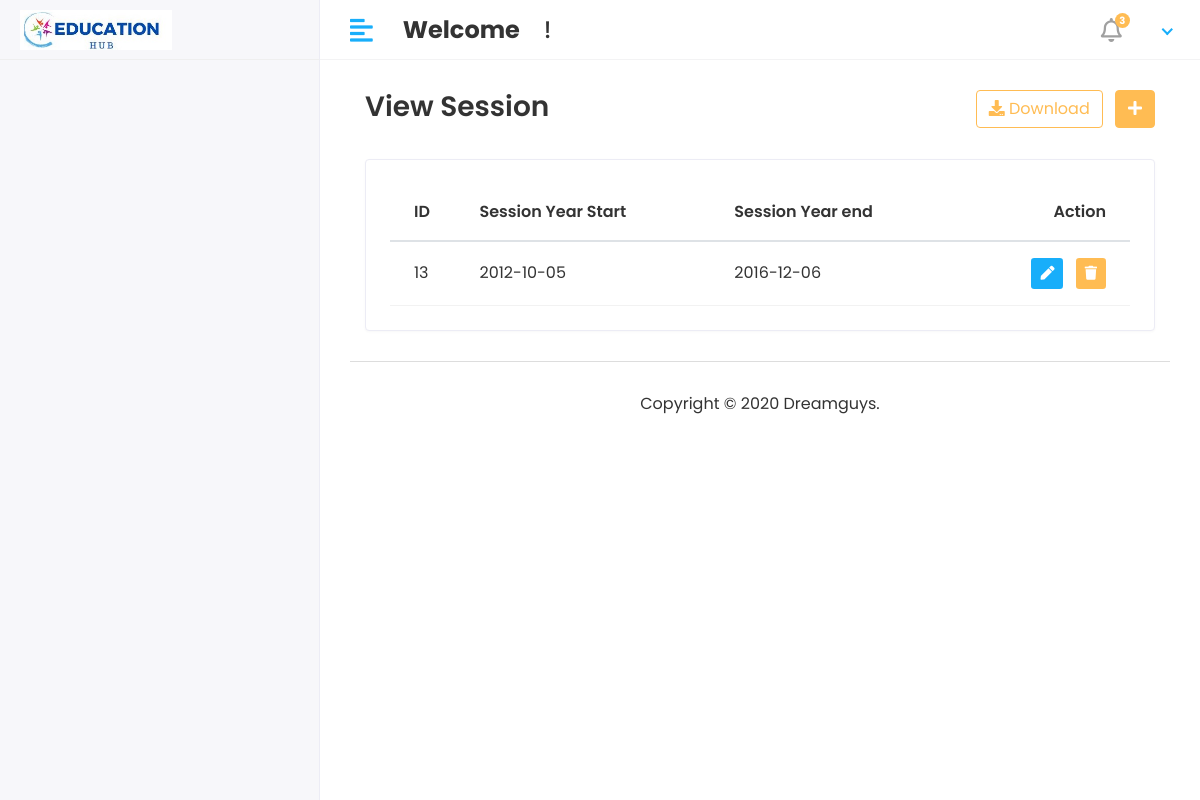
Page /view_session on the earlier database version.
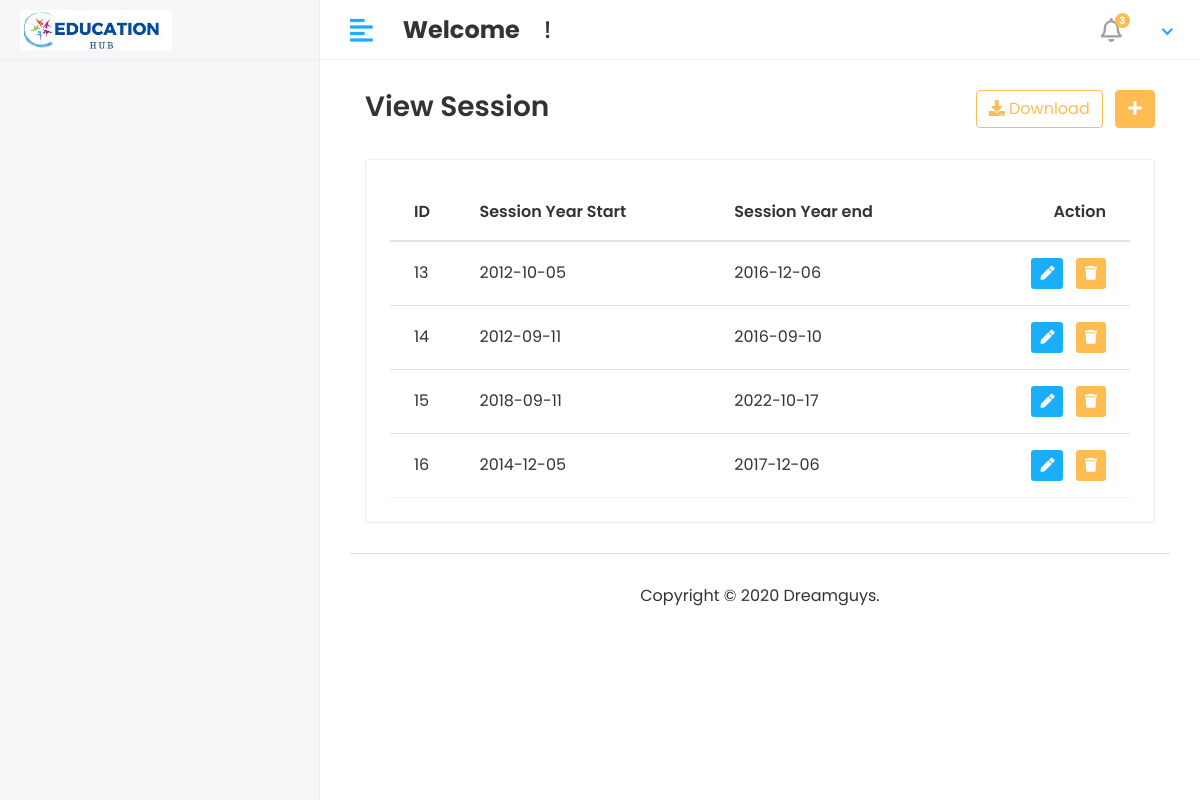
Same page on the later database version.
### studentapp/models.py (models this page shows, shortened)
class Session_Year(models.Model):
    session_start=models.CharField(max_length=100)
    session_end=models.CharField(max_length=100)

### studentmagmentsystem/Hod_views.py (the view)
# urls.py: path('view_session',Hod_views.view_session,name='view_session'),
def view_session(request):
    session=Session_Year.objects.all()
    context={
        'session':session,
    }
    return render(request,'hod/view_session.html',context)

### templates/hod/view_session.html (shortened to what this page needs)
{%extends 'base.html' %}
{%block content%}
<div class="content container-fluid">
    <div class="page-header">
       <div class="row align-items-center">
          <div class="col">
             <h3 class="page-title">View Session</h3>
          </div>
          <div class="col-auto text-right float-right ml-auto">
             <a href="#" class="btn btn-outline-primary mr-2"><i class="fas fa-download"></i> Download</a>
             <a href="add-student.html" class="btn btn-primary"><i class="fas fa-plus"></i></a>
          </div>
       </div>
    </div>
    <div class="row">
       <div class="col-sm-12">
          <div class="card card-table">
             <div class="card-body">
                <div class="table-responsive">
                   <table class="table table-hover table-center mb-0 datatable">
                      <thead>
                         <tr>
                            <th>ID</th>
                            <th>Session Year Start</th>
                            <th>Session Year end</th>
                            <th class="text-right">Action</th>
                         </tr>
                      </thead>
                      <tbody>
                         {%for sess in session %}
                         <tr>
                            <td>{{sess.id}}</td>
                            <td>{{sess.session_start}}</td>
                            <td>{{sess.session_end}}</td>
                            <td class="text-right">
                               <div class="actions">
                                  <a href="/edit_session/{{sess.pk}}" class="btn btn-sm bg-success-light mr-2">
                                     <i class="fas fa-pen"></i>
                                  </a>
                                  <a href="/delete_session/{{sess.pk}}" class="btn btn-sm bg-danger-light">
                                     <i class="fas fa-trash"></i>
                                  </a>
                               </div>
                            </td>
                         </tr>
                         {%endfor%}
                      </tbody>
                   </table>
                </div>
             </div>
          </div>
       </div>
    </div>
 </div>
{%endblock%}

Differences in the rows shown:
added Session_Year: id "14", session_start "2012-09-11", session_end "2016-09-10"
added Session_Year: id "15", session_start "2018-09-11", session_end "2022-10-17"
added Session_Year: id "16", session_start "2014-12-05", session_end "2017-12-06"
